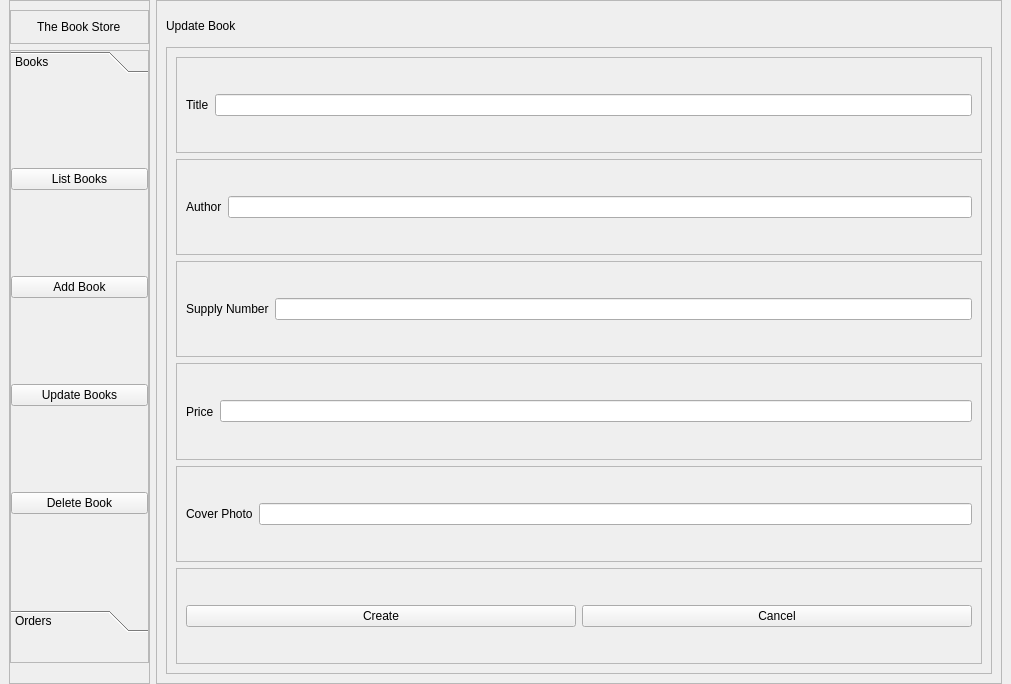
<?xml version="1.0" encoding="UTF-8"?>
<ui version="4.0">
 <class>MainWindow</class>
 <widget class="QMainWindow" name="MainWindow">
  <property name="geometry">
   <rect>
    <x>0</x>
    <y>0</y>
    <width>1011</width>
    <height>684</height>
   </rect>
  </property>
  <property name="windowTitle">
   <string>MainWindow</string>
  </property>
  <widget class="QWidget" name="centralwidget">
   <layout class="QHBoxLayout" name="horizontalLayout" stretch="1,6">
    <property name="topMargin">
     <number>0</number>
    </property>
    <property name="bottomMargin">
     <number>0</number>
    </property>
    <item>
     <widget class="QFrame" name="frame">
      <property name="frameShape">
       <enum>QFrame::StyledPanel</enum>
      </property>
      <property name="frameShadow">
       <enum>QFrame::Raised</enum>
      </property>
      <layout class="QVBoxLayout" name="verticalLayout">
       <property name="leftMargin">
        <number>0</number>
       </property>
       <property name="rightMargin">
        <number>0</number>
       </property>
       <property name="bottomMargin">
        <number>20</number>
       </property>
       <item>
        <widget class="QFrame" name="frame_3">
         <property name="frameShape">
          <enum>QFrame::StyledPanel</enum>
         </property>
         <property name="frameShadow">
          <enum>QFrame::Raised</enum>
         </property>
         <layout class="QHBoxLayout" name="horizontalLayout_2">
          <item alignment="Qt::AlignHCenter">
           <widget class="QLabel" name="l_storetitle">
            <property name="text">
             <string>The Book Store</string>
            </property>
           </widget>
          </item>
         </layout>
        </widget>
       </item>
       <item>
        <widget class="QFrame" name="frame_4">
         <property name="sizePolicy">
          <sizepolicy hsizetype="Preferred" vsizetype="Expanding">
           <horstretch>0</horstretch>
           <verstretch>0</verstretch>
          </sizepolicy>
         </property>
         <property name="frameShape">
          <enum>QFrame::StyledPanel</enum>
         </property>
         <property name="frameShadow">
          <enum>QFrame::Raised</enum>
         </property>
         <layout class="QHBoxLayout" name="horizontalLayout_3">
          <property name="leftMargin">
           <number>0</number>
          </property>
          <property name="topMargin">
           <number>0</number>
          </property>
          <property name="rightMargin">
           <number>0</number>
          </property>
          <property name="bottomMargin">
           <number>30</number>
          </property>
          <item>
           <widget class="QToolBox" name="tb_sidemenu">
            <property name="sizePolicy">
             <sizepolicy hsizetype="Preferred" vsizetype="Preferred">
              <horstretch>0</horstretch>
              <verstretch>0</verstretch>
             </sizepolicy>
            </property>
            <property name="currentIndex">
             <number>0</number>
            </property>
            <widget class="QWidget" name="p_book">
             <property name="geometry">
              <rect>
               <x>0</x>
               <y>0</y>
               <width>135</width>
               <height>492</height>
              </rect>
             </property>
             <attribute name="label">
              <string>Books</string>
             </attribute>
             <layout class="QVBoxLayout" name="verticalLayout_5">
              <property name="leftMargin">
               <number>0</number>
              </property>
              <property name="rightMargin">
               <number>0</number>
              </property>
              <item>
               <widget class="QPushButton" name="pb_listbooks">
                <property name="text">
                 <string>List Books</string>
                </property>
               </widget>
              </item>
              <item>
               <widget class="QPushButton" name="pb_addbooks">
                <property name="text">
                 <string>Add Book</string>
                </property>
               </widget>
              </item>
              <item>
               <widget class="QPushButton" name="pb_updatebooks">
                <property name="text">
                 <string>Update Books</string>
                </property>
               </widget>
              </item>
              <item>
               <widget class="QPushButton" name="pb_deletebook">
                <property name="text">
                 <string>Delete Book</string>
                </property>
               </widget>
              </item>
             </layout>
            </widget>
            <widget class="QWidget" name="p_order">
             <property name="geometry">
              <rect>
               <x>0</x>
               <y>0</y>
               <width>135</width>
               <height>492</height>
              </rect>
             </property>
             <attribute name="label">
              <string>Orders</string>
             </attribute>
             <layout class="QVBoxLayout" name="verticalLayout_6">
              <property name="spacing">
               <number>-1</number>
              </property>
              <property name="leftMargin">
               <number>0</number>
              </property>
              <property name="rightMargin">
               <number>0</number>
              </property>
              <item>
               <widget class="QPushButton" name="pb_listorders">
                <property name="text">
                 <string>List Orders</string>
                </property>
               </widget>
              </item>
              <item>
               <widget class="QPushButton" name="pb_createorder">
                <property name="text">
                 <string>Create Order</string>
                </property>
               </widget>
              </item>
              <item>
               <widget class="QPushButton" name="pb_updateorders">
                <property name="text">
                 <string>Update Orders</string>
                </property>
               </widget>
              </item>
              <item>
               <widget class="QPushButton" name="pb_canceorder">
                <property name="text">
                 <string>Cancel Order</string>
                </property>
               </widget>
              </item>
             </layout>
            </widget>
           </widget>
          </item>
         </layout>
        </widget>
       </item>
      </layout>
     </widget>
    </item>
    <item>
     <widget class="QFrame" name="frame_2">
      <property name="frameShape">
       <enum>QFrame::StyledPanel</enum>
      </property>
      <property name="frameShadow">
       <enum>QFrame::Raised</enum>
      </property>
      <layout class="QVBoxLayout" name="verticalLayout_2" stretch="1,20">
       <item>
        <widget class="QLabel" name="l_pagebanner">
         <property name="text">
          <string>Update Book</string>
         </property>
        </widget>
       </item>
       <item>
        <widget class="QFrame" name="frame_6">
         <property name="frameShape">
          <enum>QFrame::StyledPanel</enum>
         </property>
         <property name="frameShadow">
          <enum>QFrame::Raised</enum>
         </property>
         <layout class="QVBoxLayout" name="verticalLayout_3">
          <item>
           <widget class="QFrame" name="frame_7">
            <property name="frameShape">
             <enum>QFrame::StyledPanel</enum>
            </property>
            <property name="frameShadow">
             <enum>QFrame::Raised</enum>
            </property>
            <layout class="QHBoxLayout" name="horizontalLayout_6">
             <item>
              <widget class="QLabel" name="l_title">
               <property name="text">
                <string>Title</string>
               </property>
              </widget>
             </item>
             <item>
              <widget class="QLineEdit" name="le_title"/>
             </item>
            </layout>
           </widget>
          </item>
          <item>
           <widget class="QFrame" name="frame_5">
            <property name="frameShape">
             <enum>QFrame::StyledPanel</enum>
            </property>
            <property name="frameShadow">
             <enum>QFrame::Raised</enum>
            </property>
            <layout class="QHBoxLayout" name="horizontalLayout_4">
             <item>
              <widget class="QLabel" name="l_author">
               <property name="text">
                <string>Author</string>
               </property>
              </widget>
             </item>
             <item>
              <widget class="QLineEdit" name="le_author"/>
             </item>
            </layout>
           </widget>
          </item>
          <item>
           <widget class="QFrame" name="frame_9">
            <property name="frameShape">
             <enum>QFrame::StyledPanel</enum>
            </property>
            <property name="frameShadow">
             <enum>QFrame::Raised</enum>
            </property>
            <layout class="QHBoxLayout" name="horizontalLayout_7">
             <item>
              <widget class="QLabel" name="l_supplynumber">
               <property name="text">
                <string>Supply Number</string>
               </property>
              </widget>
             </item>
             <item>
              <widget class="QLineEdit" name="le_supplynumber"/>
             </item>
            </layout>
           </widget>
          </item>
          <item>
           <widget class="QFrame" name="frame_10">
            <property name="frameShape">
             <enum>QFrame::StyledPanel</enum>
            </property>
            <property name="frameShadow">
             <enum>QFrame::Raised</enum>
            </property>
            <layout class="QHBoxLayout" name="horizontalLayout_8">
             <item>
              <widget class="QLabel" name="l_price">
               <property name="text">
                <string>Price</string>
               </property>
              </widget>
             </item>
             <item>
              <widget class="QLineEdit" name="le_price"/>
             </item>
            </layout>
           </widget>
          </item>
          <item>
           <widget class="QFrame" name="frame_8">
            <property name="frameShape">
             <enum>QFrame::StyledPanel</enum>
            </property>
            <property name="frameShadow">
             <enum>QFrame::Raised</enum>
            </property>
            <layout class="QHBoxLayout" name="horizontalLayout_5">
             <item>
              <widget class="QLabel" name="l_coverphoto">
               <property name="text">
                <string>Cover Photo</string>
               </property>
              </widget>
             </item>
             <item>
              <widget class="QLineEdit" name="le_coverphoto"/>
             </item>
            </layout>
           </widget>
          </item>
          <item>
           <widget class="QFrame" name="frame_11">
            <property name="frameShape">
             <enum>QFrame::StyledPanel</enum>
            </property>
            <property name="frameShadow">
             <enum>QFrame::Raised</enum>
            </property>
            <layout class="QHBoxLayout" name="horizontalLayout_9">
             <item>
              <widget class="QPushButton" name="pb_create">
               <property name="text">
                <string>Create</string>
               </property>
              </widget>
             </item>
             <item>
              <widget class="QPushButton" name="pb_cancel">
               <property name="text">
                <string>Cancel</string>
               </property>
              </widget>
             </item>
            </layout>
           </widget>
          </item>
         </layout>
        </widget>
       </item>
      </layout>
     </widget>
    </item>
   </layout>
  </widget>
 </widget>
 <resources/>
 <connections/>
</ui>
